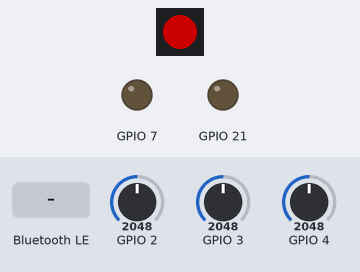
Bench run of a program on a simulated Seeed XIAO ESP32-C3. Parts: 1 RGB LEDs in strip order, left to right, output pins drawn as LEDs (lit = HIGH). Inputs (shaded band) come from the test bench; at power-on: GPIO 2 = 2048, GPIO 3 = 2048, GPIO 4 = 2048. Dim RGB values are drawn brighter than linear; nothing arrives over Bluetooth unless stated; a phone connects over Bluetooth LE 3 s after start; what the program prints to the serial monitor is not drawn.

Above: at 1.2 s.
1.3 s: Bluetooth LE write "1" received
At 4.0 s:
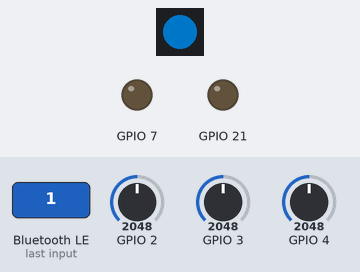
Timing chart, 0 to 3.7 s (numbered marks = the images above; inputs shaded):
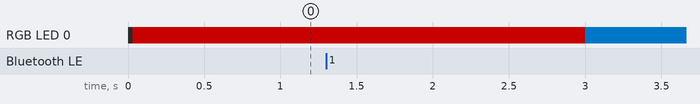

The program:

main.cpp
```cpp
#include <Arduino.h>

#include "./BLE_Peripheral.h"
BLE_Peripheral ble("BLE_Kit-A");

#include "./IO-Kit/IO-Kit.h"
Input reflector[3] = {Input(A0), Input(A2), Input(A1)};
Output servoR = Output(21);
Output servoL = Output(7);

#include "./led.h"
Led led;

void setup() {
    Serial.begin(115200);
    led.init();

    ble.enableDebugMode();
    ble.init();
}

void loop() {
    for (int i = 0; i < 3; i++) {
        Serial.print(reflector[i].analog());
        Serial.print(" ");
    }
    Serial.println();

    if (led.setBLE_Status(ble.checkConnection())) {
        if (Serial.available() != 0) {
            int dataSize = 0;
            char sendDataArr[140] = {0};
            while (Serial.available() != 0) {
                sendDataArr[dataSize] = Serial.read();
                dataSize++;
            }

            ble.write(sendDataArr, dataSize);
        }

        while (ble.available() != 0) {
            int length = ble.available();
            char dataArr[length] = {0};
            for (int i = 0; i < length; i++) {
                dataArr[i] = ble.read();
            }
            Serial.write(dataArr, length);
            Serial.write("\n");
        }
    }
    led.show();
}
```

BLE_Peripheral.cpp
```cpp
#include "./BLE_Peripheral.h"

BLE_Peripheral::BLE_Peripheral(const char* deviceName)
    : _isDeviceConnected(false),
      _wasDeviceConnected(false),
      _pServer(NULL),
      _pCharacteristic(NULL) {
    _deviceName = deviceName;

    uuidGenerate(deviceName);
}

void BLE_Peripheral::uuidGenerate(const char* tag) {
    // tagから適当にUUIDらしきものを生成する
    unsigned long uuidTag = 0;
    for (int i = 0; i < strlen(tag); i++) {
        uuidTag += tag[i] * i;
    }
    uuidTag = uuidTag % 2000;

    sprintf(_serviceUuid, "%08ld-%04ld-%04ld-%04ld-%012ld", uuidTag,
            uuidTag * 2, uuidTag * 3, uuidTag * 4, uuidTag * 5);

    uuidTag *= 4;
    uuidTag = uuidTag % 2000;

    sprintf(_characteristicUuid, "%08ld-%04ld-%04ld-%04ld-%012ld", uuidTag,
            uuidTag * 2, uuidTag * 3, uuidTag * 4, uuidTag * 5);
}

void BLE_Peripheral::init() {
    // Create the BLE Device
    BLEDevice::init(_deviceName);
    if (_isDebugModeEnabled) {
        Serial.println("BLE Device created");
        Serial.print("Device name: ");
        Serial.println(_deviceName);
    }

    // Create the BLE Server
    _pServer = BLEDevice::createServer();
    _pServer->setCallbacks(new MyServerCallbacks(this));
    if (_isDebugModeEnabled) {
        Serial.println("BLE Server created");
    }

    // Create the BLE Service
    BLEService* pService = _pServer->createService(_serviceUuid);
    if (_isDebugModeEnabled) {
        Serial.println("BLE Service created");
        Serial.print("Service UUID: ");
        Serial.println(_serviceUuid);
    }

    _pCharacteristic = pService->createCharacteristic(
        _characteristicUuid, BLECharacteristic::PROPERTY_READ |
                                 BLECharacteristic::PROPERTY_WRITE |
                                 BLECharacteristic::PROPERTY_NOTIFY |
                                 BLECharacteristic::PROPERTY_INDICATE);
    if (_isDebugModeEnabled) {
        Serial.println("BLE Characteristic created");
        Serial.print("Characteristic UUID: ");
        Serial.println(_characteristicUuid);
    }

    _pCharacteristic->addDescriptor(new BLE2902());
    if (_isDebugModeEnabled) {
        Serial.println("Descriptor added to the characteristic");
    }

    _pCharacteristic->setCallbacks(new MyCallbacks(this));
    if (_isDebugModeEnabled) {
        Serial.println("Callbacks set for the characteristic");
    }

    pService->start();
    if (_isDebugModeEnabled) {
        Serial.println("Service started");
    }

    BLEAdvertising* pAdvertising = BLEDevice::getAdvertising();
    pAdvertising->addServiceUUID(_serviceUuid);
    if (_isDebugModeEnabled) {
        Serial.println("Service UUID added to the advertising");
    }

    pAdvertising->setScanResponse(false);
    pAdvertising->setMinPreferred(0x0);
    pAdvertising->setScanResponse(true);
    pAdvertising->setMinPreferred(0x06);
    pAdvertising->setMinPreferred(0x12);
    if (_isDebugModeEnabled) {
        Serial.println("Advertising settings updated");
    }

    BLEDevice::startAdvertising();
    if (_isDebugModeEnabled) {
        Serial.println("Advertising started");
    }
}

void BLE_Peripheral::enableDebugMode() {
    _isDebugModeEnabled = true;
}

bool BLE_Peripheral::checkConnection() {
    if (!_isDeviceConnected && _wasDeviceConnected) {
        _pServer->startAdvertising();
        _wasDeviceConnected = _isDeviceConnected;

        if (_isDebugModeEnabled) {
            Serial.println("Waiting a client connection to notify...");
        }
    }
    if (_isDeviceConnected && !_wasDeviceConnected) {
        _wasDeviceConnected = _isDeviceConnected;

        if (_isDebugModeEnabled) {
            Serial.println("Connected");
        }
    }

    return _isDeviceConnected;
}

int BLE_Peripheral::available() {
    int length = _rxValue.length();
    return length;
}

char BLE_Peripheral::read() {
    char data = _rxValue[0];
    _rxValue = _rxValue.substr(1);

    return data;
}

void BLE_Peripheral::write(char* data, size_t length) {
    _pCharacteristic->setValue((uint8_t*)data, length);
    _pCharacteristic->notify();
}

BLE_Peripheral::MyServerCallbacks::MyServerCallbacks(BLE_Peripheral* peripheral)
    : peripheral(peripheral) {
}

void BLE_Peripheral::MyServerCallbacks::onConnect(BLEServer* pServer) {
    peripheral->_isDeviceConnected = true;
}

void BLE_Peripheral::MyServerCallbacks::onDisconnect(BLEServer* pServer) {
    peripheral->_isDeviceConnected = false;
}

BLE_Peripheral::MyCallbacks::MyCallbacks(BLE_Peripheral* peripheral)
    : peripheral(peripheral) {
}

void BLE_Peripheral::MyCallbacks::onWrite(BLECharacteristic* pCharacteristic) {
    peripheral->_rxValue = pCharacteristic->getValue();
}
```

BLE_Peripheral.h
```cpp
#ifndef _BLE_Peripheral_H_
#define _BLE_Peripheral_H_

#include <BLEDevice.h>
#include <BLEServer.h>
#include <BLEUtils.h>
#include <BLE2902.h>

#include <Arduino.h>

class BLE_Peripheral {
   public:
    BLE_Peripheral(const char* deviceName);

    void init();
    void enableDebugMode();
    bool checkConnection();

    int available();
    char read();
    void write(char* data, size_t length);

    void uuidGenerate(const char* tag);

   private:
    bool _isDeviceConnected;
    bool _wasDeviceConnected;

    bool _isDebugModeEnabled;

    char _serviceUuid[38];
    char _characteristicUuid[38];
    const char* _deviceName;

    BLEServer* _pServer;
    BLECharacteristic* _pCharacteristic;

    // 受信データ
    std::string _rxValue;

    class MyServerCallbacks : public BLEServerCallbacks {
        BLE_Peripheral* peripheral;

       public:
        MyServerCallbacks(BLE_Peripheral* peripheral);
        void onConnect(BLEServer* pServer);
        void onDisconnect(BLEServer* pServer);
    };

    class MyCallbacks : public BLECharacteristicCallbacks {
        BLE_Peripheral* peripheral;

       public:
        MyCallbacks(BLE_Peripheral* peripheral);
        void onWrite(BLECharacteristic* pCharacteristic);
    };
};

#endif
```

IO-Kit.h
```cpp
#ifndef IS_IOKIT_INCLUDED

#define IS_IOKIT_INCLUDED

#define PULLUP 1
#define OPEN 0

class Output {
 public:
  Output(int pin);

  double operator=(double val);
  int operator<<=(int val);

  byte raw(void);

  operator double();

 private:
  int _pinNumber;
  byte _pinStatus;

  void set(bool val);
  void setPWM(int val);

#ifdef _STM32_DEF_
  bool _pwmExp = false;
#endif
};

class Input {
 public:
  Input(int pin);
  Input(int pin, bool pullup);

  bool digital(void);
  double analog(void);
  int raw(void);

  operator bool();

 private:
  int _pinNumber;
  byte _pinStatus;
};

#endif
```

digitalOut.cpp
```cpp
#include "Arduino.h"
#include "IO-Kit.h"

Output::Output(int pin) {
    this->_pinNumber = pin;
    pinMode(this->_pinNumber, OUTPUT);
}

void Output::set(bool val) {
    digitalWrite(this->_pinNumber, val);
    this->_pinStatus = val * 255;
}

void Output::setPWM(int val) {
    analogWrite(this->_pinNumber, val);
    this->_pinStatus = val;
}

double Output::operator=(double val) {
    val = constrain(val, 0.0, 1.0);
    if (val == 1.0 || val == 0.0) {
        this->set(bool(val));
    } else {
        this->setPWM(round(val * 255));
    }
    return val;
}

int Output::operator<<=(int val) {
    this->setPWM(val);
    return val;
}

Output::operator double() {
    return _pinStatus / 255.0;
}

byte Output::raw(void) {
    return this->_pinStatus;
}
```

input.cpp
```cpp
#include "Arduino.h"
#include "IO-Kit.h"

Input::Input(int pin) {
    this->_pinNumber = pin;
    pinMode(this->_pinNumber, INPUT);
}

Input::Input(int pin, bool pullup) {
    this->_pinNumber = pin;
    if (pullup) {
        pinMode(this->_pinNumber, INPUT_PULLUP);
    } else {
        pinMode(this->_pinNumber, INPUT);
    }
}

bool Input::digital(void) {
    return digitalRead(this->_pinNumber);
}

double Input::analog(void) {
    return double(analogRead(this->_pinNumber)) / 4096.0;
}

int Input::raw(void) {
    return analogRead(this->_pinNumber);
}

Input::operator bool() {
    return digital();
}
```

led.cpp
```cpp
#include "led.h"

void Led::init() {
    led.begin();
    led.setBrightness(Brightness);
    led.fill(Blank);

    led.show();
}

bool Led::setBLE_Status(bool status) {
    if (status) {
        led.setPixelColor(0, Cyan);
    } else {
        led.setPixelColor(0, Red);
    }

    return status;
}

void Led::show(void) {
    led.show();
}
```

led.h
```cpp
#ifndef _LED_H_
#define _LED_H_

#include <Arduino.h>
#include <Adafruit_NeoPixel.h>

class Led {
   private:
    // CONFIG
    const int Brightness = 100;

    const int LedPin = 9;
    const int LedQuantity = 1;

    Adafruit_NeoPixel led =
        Adafruit_NeoPixel(LedQuantity, LedPin, NEO_GRB + NEO_KHZ800);

   public:
    void init();
    bool setBLE_Status(bool status);

    void show(void);

    const uint32_t Cyan = led.Color(0, 150, 255);
    const uint32_t Red = led.Color(255, 0, 0);
    const uint32_t Yellow = led.Color(255, 150, 0);
    const uint32_t Blank = led.Color(0, 0, 0);
};

#endif  // _LED_H_
```
